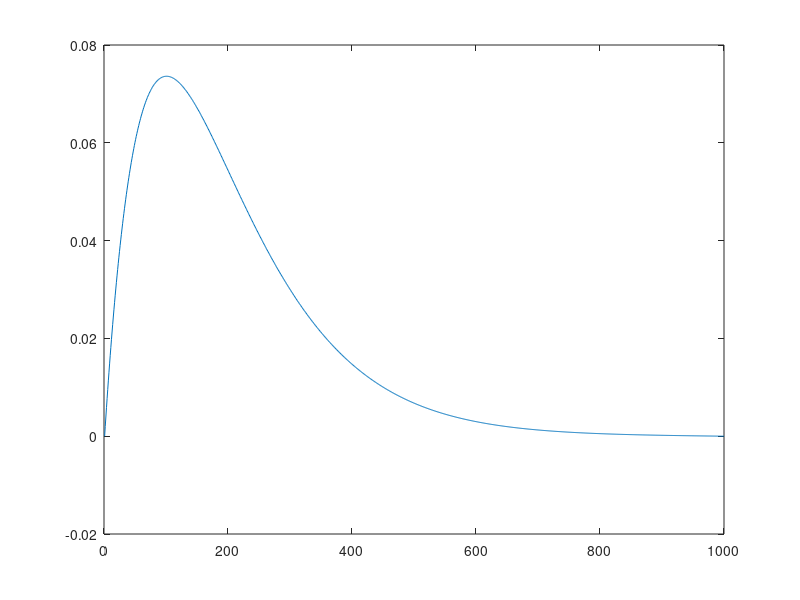

Write the MATLAB code that produced this figure.
clear all
clc

rMin = 1e-10;
rMax = 10;
nPoints = 1000;
radius = linspace(rMin,rMax,nPoints);
stepWidth = rMax/(nPoints-1);

H = zeros(nPoints);
% Diagonal
for i = 1:nPoints
    H(i,i) = 1/stepWidth^2 - 1/radius(i);
end

% Sub- and superdiagonals
for i = 2:nPoints
    H(i,i-1) = -.5/stepWidth^2;
    H(i-1,i) = -.5/stepWidth^2;
end

H(1,1) = 0;
H(1,2) = 0;
H(end:end)=0;
H(end:end-1)=0;

[vectors, values] = eig(H);

values = sum(values);
minEig = sort(values);
minEig = minEig(2);
minIndex = find(values == minEig);

plot(vectors(:,minIndex))
disp('Ground state energy [eV]')
disp(minEig*27.21)
